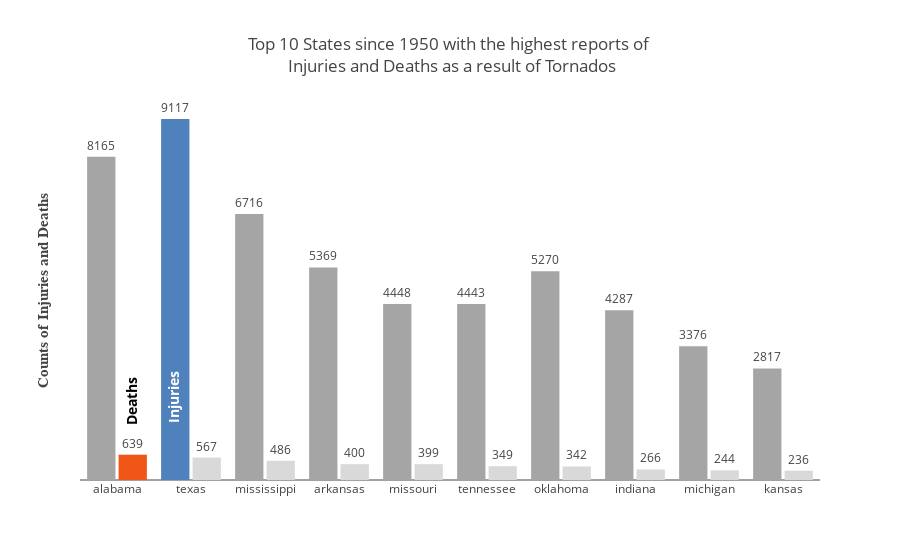

The cell this chart's notebook holds for it:
### Markdown cell above
**Plotly Chart**

### Code cell
import plotly.offline as py
import plotly.graph_objs as go
py.init_notebook_mode(connected=True)
%matplotlib inline
text1 = graphData['INJURIES']
text2 = graphData['DEATHS']

trace1 = go.Bar(
    x=graphData['STATE'],
    y=graphData['INJURIES'], marker=dict(
        color=['rgb(165,165,165)', 
               'rgb(79, 129, 189)',
               'rgb(165,165,165)', 
               'rgb(165,165,165)',
               'rgb(165,165,165)',
               'rgb(165,165,165)',
               'rgb(165,165,165)',
               'rgb(165,165,165)',
               'rgb(165,165,165)',
               'rgb(165,165,165)']),
name='Injuries',text=text1,textposition = 'outside',insidetextfont = dict(color = 'white'))

trace2 = go.Bar(
    x=graphData['STATE'],
    y=graphData['DEATHS'], marker=dict(
        color=[ 'rgb(240,86,24,0.8)',
               'rgb(217,217,217)',
               'rgb(217,217,217)', 
               'rgb(217,217,217)',
               'rgb(217,217,217)',
               'rgb(217,217,217)',
               'rgb(217,217,217)',
               'rgb(217,217,217)',
               'rgb(217,217,217)',
               'rgb(217,217,217)']),
name='Death',text=text2,textposition = 'outside', insidetextfont = dict(color = 'white'))

data = [trace1, trace2]
layout = go.Layout(showlegend=False,
                   
                   annotations=[dict(x=0.7718978102189781,y=2100,xref='x',yref='y',
                   text='<b>Injuries</b>',showarrow=False,arrowhead=7,ax=0,ay=0,
                   font = dict(color = 'white',size = 14),textangle=-90),
                               
                   dict(x=0.20425790754257905,y=2000,xref='x',yref='y',
                   text='<b>Deaths</b>',showarrow=False,arrowhead=7,ax=0,ay=0,
                   font = dict(color = 'black',size = 14),textangle=-90)],
                   
                   barmode='group',bargap=0.15,bargroupgap=0.1,
                   title='Top 10 States since 1950 with the highest reports of <br> Injuries and Deaths as a result of Tornados',
                   yaxis=dict(title='<b>Counts of Injuries and Deaths</b>',
                   ticks='',
                   showticklabels=False,
                   showgrid=False,
                   titlefont=dict(family='Arial, sans-serif',size=15,color='444444',)),
                   xaxis=dict(ticks='',tickangle=0))

fig = go.Figure(data=data, layout=layout)
py.iplot(fig, filename='grouped-bar')

### Figure 1 — Plotly figure (JSON) as saved in the notebook; plotly's stock layout.template omitted (floating-point values rounded to 4 significant figures)
{"data": [{"insidetextfont": {"color": "white"}, "marker": {"color": ["rgb(165,165,165)", "rgb(79, 129, 189)", "rgb(165,165,165)", "rgb(165,165,165)", "rgb(165,165,165)", "rgb(165,165,165)", "rgb(165,165,165)", "rgb(165,165,165)", "rgb(165,165,165)", "rgb(165,165,165)"]}, "name": "Injuries", "text": [8165, 9117, 6716, 5369, 4448, 4443, 5270, 4287, 3376, 2817], "textposition": "outside", "type": "bar", "x": ["alabama", "texas", "mississippi", "arkansas", "missouri", "tennessee", "oklahoma", "indiana", "michigan", "kansas"], "y": [8165, 9117, 6716, 5369, 4448, 4443, 5270, 4287, 3376, 2817]}, {"insidetextfont": {"color": "white"}, "marker": {"color": ["rgb(240,86,24,0.8)", "rgb(217,217,217)", "rgb(217,217,217)", "rgb(217,217,217)", "rgb(217,217,217)", "rgb(217,217,217)", "rgb(217,217,217)", "rgb(217,217,217)", "rgb(217,217,217)", "rgb(217,217,217)"]}, "name": "Death", "text": [639, 567, 486, 400, 399, 349, 342, 266, 244, 236], "textposition": "outside", "type": "bar", "x": ["alabama", "texas", "mississippi", "arkansas", "missouri", "tennessee", "oklahoma", "indiana", "michigan", "kansas"], "y": [639, 567, 486, 400, 399, 349, 342, 266, 244, 236]}], "layout": {"annotations": [{"arrowhead": 7, "ax": 0, "ay": 0, "font": {"color": "white", "size": 14}, "showarrow": false, "text": "<b>Injuries</b>", "textangle": -90, "x": 0.7719, "xref": "x", "y": 2100, "yref": "y"}, {"arrowhead": 7, "ax": 0, "ay": 0, "font": {"color": "black", "size": 14}, "showarrow": false, "text": "<b>Deaths</b>", "textangle": -90, "x": 0.2043, "xref": "x", "y": 2000, "yref": "y"}], "bargap": 0.15, "bargroupgap": 0.1, "barmode": "group", "showlegend": false, "title": "Top 10 States since 1950 with the highest reports of <br> Injuries and Deaths as a result of Tornados", "xaxis": {"tickangle": 0, "ticks": ""}, "yaxis": {"showgrid": false, "showticklabels": false, "ticks": "", "title": "<b>Counts of Injuries and Deaths</b>", "titlefont": {"color": "444444", "family": "Arial, sans-serif", "size": 15}}}}
